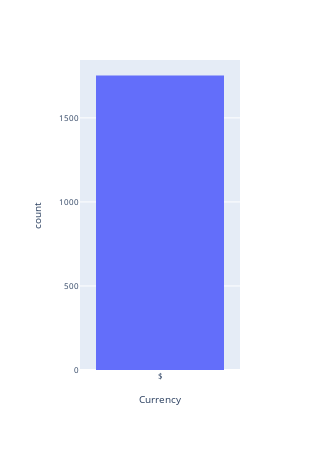

The code cell stored with this chart in its notebook:
### Code cell
fig=px.histogram(df,x="Currency",
                width=300,
                height=450)
fig.update_layout(font=dict(size=8))
fig.show()

### Figure 1 — Plotly figure (JSON) as saved in the notebook; plotly's stock layout.template omitted (floating-point values rounded to 4 significant figures; data arrays with more than 128 entries replaced by an {"elided": "..."} marker saying what was removed)
{"data": [{"alignmentgroup": "True", "bingroup": "x", "hovertemplate": "Currency=%{x}<br>count=%{y}<extra></extra>", "legendgroup": "", "marker": {"color": "#636efa", "pattern": {"shape": ""}}, "name": "", "offsetgroup": "", "orientation": "v", "showlegend": false, "type": "histogram", "x": {"elided": "1757 str values"}, "xaxis": "x", "yaxis": "y"}], "layout": {"barmode": "relative", "font": {"size": 8}, "height": 450, "legend": {"tracegroupgap": 0}, "margin": {"t": 60}, "width": 300, "xaxis": {"anchor": "y", "domain": [0, 1], "title": {"text": "Currency"}}, "yaxis": {"anchor": "x", "domain": [0, 1], "title": {"text": "count"}}}}
